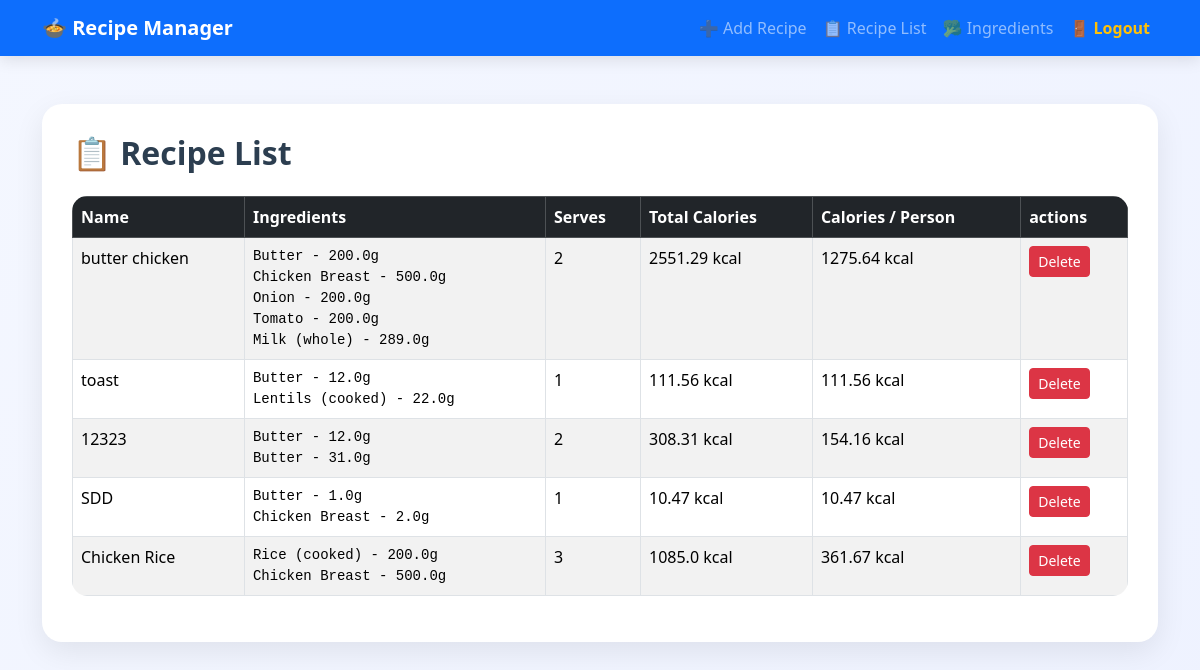
The app's page /recipes (signed in) with its own data.
### tables this page shows
CREATE TABLE recipes (
    id INTEGER PRIMARY KEY AUTOINCREMENT,
    recipe_name TEXT NOT NULL,
    ingredient_list TEXT NOT NULL,
    preparation_steps TEXT NOT NULL,
    serves INTEGER NOT NULL,
    total_calories REAL NOT NULL,
    calorie_per_person REAL NOT NULL,
    created_at TIMESTAMP DEFAULT CURRENT_TIMESTAMP
);

### app.py (the view)
@app.route("/recipes")
def recipe_list():
    if not session.get("logged_in"):
        return redirect(url_for("login"))
    conn = get_connection()
    recipes = conn.execute(
        "SELECT * FROM recipes ORDER BY created_at DESC"
    ).fetchall()
    conn.close()
    return render_template(
        "recipe_list.html",
        recipes=recipes
    )

### database.py (called while the page is built)
def get_connection():
    conn = sqlite3.connect("recipes.db")
    conn.row_factory = sqlite3.Row
    return conn

### templates/recipe_list.html
{% extends "base.html" %}
{% block content %}
<h2 class="page-title mb-4">
📋 Recipe List
</h2>
<table class="table table-striped table-bordered">
<thead class="table-dark">
<tr>
    <th>Name</th>
    <th>Ingredients</th>
    <th>Serves</th>
    <th>Total Calories</th>
    <th>Calories / Person</th>
    <th>actions</th>
</tr>
</thead>
<tbody>
{% for recipe in recipes %}
<tr>
<td>
    {{ recipe["recipe_name"] }}
</td>
<td>
<pre>{{ recipe["ingredient_list"] }}</pre>
</td>
<td>
    {{ recipe["serves"] }}
</td>
<td>
    {{ recipe["total_calories"] }} kcal
</td>
<td>
    {{ recipe["calorie_per_person"] }} kcal
</td>
<td>
    <form action="{{ url_for('delete_recipe', recipe_id=recipe['id']) }}"
          method="POST"
          onsubmit="return confirm('Are you sure you want to delete this recipe?');">
        <button type="submit" class="btn btn-danger btn-sm">
            Delete
        </button>
    </form>
</td>
</tr>
{% endfor %}
</tbody>
</table>
{% endblock %}

### templates/base.html (style rules this page uses)
body { background: linear-gradient(135deg,#f4f7ff,#eef2ff); min-height:100vh; font-family: 'Segoe UI', sans-serif; }
.page-title { color:#2c3e50; font-weight:700; }
.table { border-radius:15px; overflow:hidden; }
pre { white-space: pre-wrap; margin:0; }

### records on screen
recipes: recipe_name "butter chicken", ingredient_list "Butter - 200.0g Chicken Breast - 500.0g Onion - 200.0g Tomato - 200.0g Milk (whole) - 289.0g", serves "2", total_calories "2551.29", calorie_per_person "1275.64"
recipes: recipe_name "toast", ingredient_list "Butter - 12.0g Lentils (cooked) - 22.0g", serves "1", total_calories "111.56", calorie_per_person "111.56"
recipes: recipe_name "12323", ingredient_list "Butter - 12.0g Butter - 31.0g", serves "2", total_calories "308.31", calorie_per_person "154.16"
recipes: recipe_name "SDD", ingredient_list "Butter - 1.0g Chicken Breast - 2.0g", serves "1", total_calories "10.47", calorie_per_person "10.47"
recipes: recipe_name "Chicken Rice", ingredient_list "Rice (cooked) - 200.0g Chicken Breast - 500.0g", serves "3", total_calories "1085.0", calorie_per_person "361.67"
